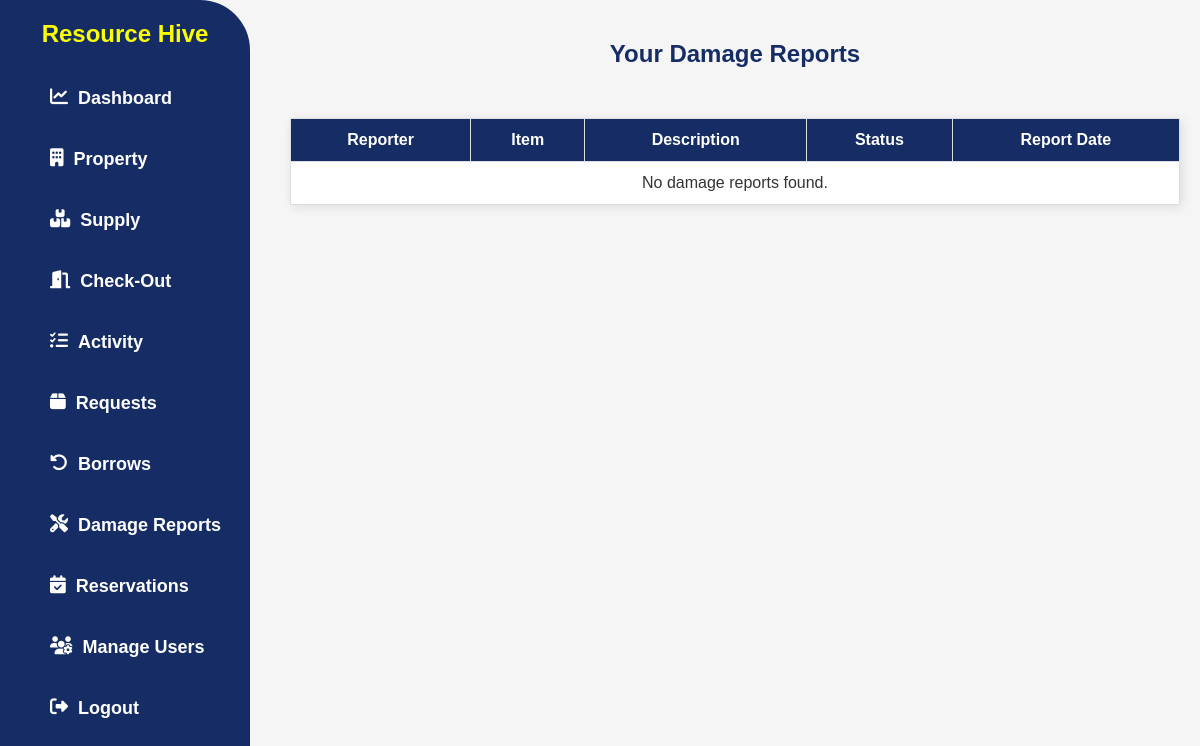
The app's page /my-damage-reports/ (signed in), older data.
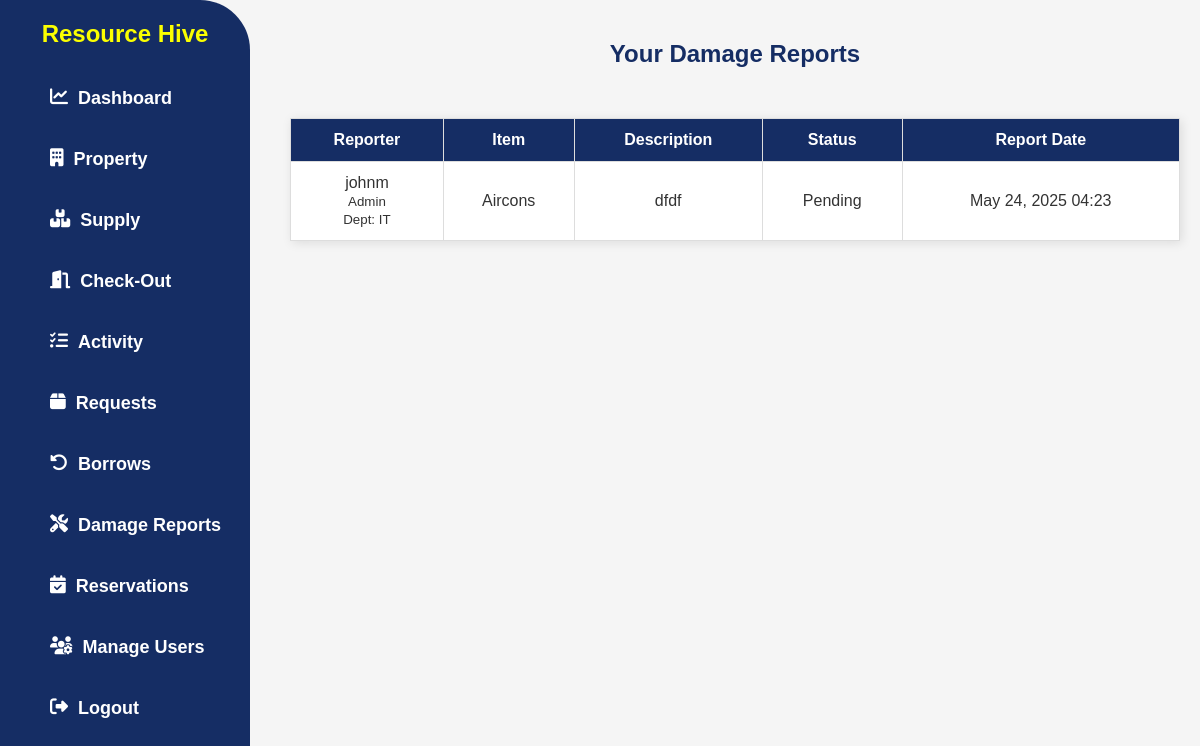
The same page, newer data.
### app/models.py (models this page shows, shortened)
class DamageReport(models.Model):
    STATUS_CHOICES = [
        ('pending', 'Pending'),
        ('reviewed', 'Reviewed'),
        ('resolved', 'Resolved'),
    ]
    user = models.ForeignKey(User, on_delete=models.CASCADE)
    item = models.ForeignKey(Property, on_delete=models.CASCADE)
    description = models.TextField()
    status = models.CharField(max_length=20, choices=STATUS_CHOICES, default='pending')
    report_date = models.DateTimeField(auto_now_add=True)

class UserProfile(models.Model):
    user = models.OneToOneField(User, on_delete=models.CASCADE)
    ROLE_CHOICES = [
        ('admin', 'Admin'),
        ('faculty', 'Faculty'),
        ('csg_officer', 'CSG Officer'),
    ]
    role = models.CharField(max_length=20, choices=ROLE_CHOICES)
    department = models.CharField(max_length=255, blank=True, null=True)
    phone = models.CharField(max_length=20, blank=True, null=True)

class Property(models.Model):
    CATEGORY_CHOICES = [
        ('Office Equipment', 'Office Equipment'),
        ('ICT Equipment', 'ICT Equipment'),
        ('Communication Equipment', 'Communication Equipment'),
        ('Other Machinery and Equipment', 'Other Machinery and Equipment'),
        ('Furniture and Fixtures', 'Furniture and Fixtures'),
    ]
    CONDITION_CHOICES = [
        ('In good condition', 'In good condition'),
        ('Needing repair', 'Needing repair'),
        ('Unserviceable', 'Unserviceable'),
        ('Obsolete', 'Obsolete'),
        ('No longer needed', 'No longer needed'),
        ('Not used since purchased', 'Not used since purchased'),
    ]
    property_name = models.CharField(max_length=100, null=True, blank=True)
    category = models.CharField(max_length=50, choices=CATEGORY_CHOICES, null=True, blank=True)
    description = models.TextField(null=True, blank=True)
    barcode = models.CharField(max_length=150, unique=True, null=True, blank=True)
    unit_of_measure = models.CharField(max_length=50, null=True, blank=True)
    unit_value = models.DecimalField(
        max_digits=10, decimal_places=2,
        blank=True, null=True,
        validators=[MinValueValidator(0)]
    )
    quantity = models.PositiveIntegerField(validators=[MinValueValidator(1)], null=True, blank=True)
    location = models.CharField(max_length=255, null=True, blank=True)
    condition = models.CharField(max_length=100, choices=CONDITION_CHOICES, blank=True, null=True)

### app/views.py (the view)
# urls.py: path('my-damage-reports/', UserDamageReportListView.as_view(), name='user_damage_reports'),
class UserDamageReportListView(ListView):
    model = DamageReport
    template_name = 'app/reports.html'
    context_object_name = 'damage_reports'
    def get_queryset(self):
        return DamageReport.objects.filter(user=self.request.user).order_by('-report_date')

### app/templates/app/reports.html (shortened to what this page needs)
{% load static %}
<!DOCTYPE html>
<html lang="en">
<head>
  <link rel="stylesheet" href="{% static 'css/style.css' %}" />
  <link
    rel="stylesheet"
    href="https://cdnjs.cloudflare.com/ajax/libs/font-awesome/6.4.2/css/all.min.css"
  />
</head>
<body>
  {% include 'app/navbar.html' %}
  <div class="content">
    <h2>Your Damage Reports</h2>
    <table>
      <thead>
        <tr>
          <th>Reporter</th>
          <th>Item</th>
          <th>Description</th>
          <th>Status</th>
          <th>Report Date</th>
        </tr>
      </thead>
      <tbody>
        {% for report in damage_reports %}
        <tr class="damage-row" data-status="{{ report.status }}">
          <td>
            {% with report.user.first_name as first_name %}
            {% with report.user.last_name as last_name %}
              {% if first_name or last_name %}
                {{ first_name }} {{ last_name }}
              {% else %}
                {{ report.user.username }}
              {% endif %}
            {% endwith %}
            {% endwith %}
            <br/>
            <small>
              {{ report.user.userprofile.get_role_display }}<br/>
              Dept: {{ report.user.userprofile.department }}
            </small>
          </td>
          <td>{{ report.item.property_name }}</td>
          <td>{{ report.description }}</td>
          <td>{{ report.get_status_display }}</td>
          <td>{{ report.report_date|date:"M d, Y H:i" }}</td>
        </tr>
        {% empty %}
        <tr>
          <td colspan="5">No damage reports found.</td>
        </tr>
        {% endfor %}
      </tbody>
    </table>
  </div>
</body>
</html>

Row changes from the older to the newer data that the page shows:
added DamageReport: user.username "johnm", user.userprofile.role "Admin", user.userprofile.department "IT", item.property_name "Aircons", description "dfdf", status "Pending", report_date "May 24, 2025 04:23"
Text that changed along with them:
text no longer shown: "No damage reports found."
